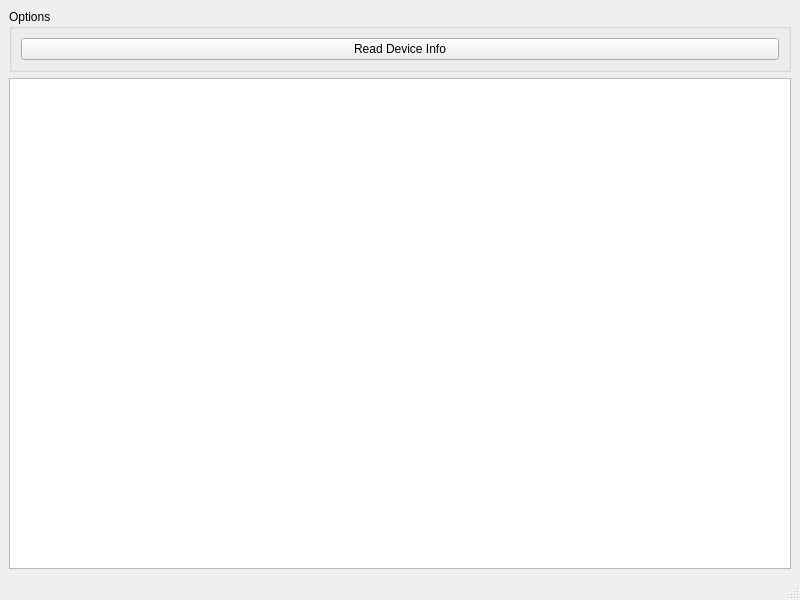
<?xml version="1.0" encoding="UTF-8"?>
<ui version="4.0">
 <class>MainWindow</class>
 <widget class="QMainWindow" name="MainWindow">
  <property name="geometry">
   <rect>
    <x>0</x>
    <y>0</y>
    <width>800</width>
    <height>600</height>
   </rect>
  </property>
  <property name="windowTitle">
   <string>IPHONE Reader Ver 1.0</string>
  </property>
  <property name="toolButtonStyle">
   <enum>Qt::ToolButtonFollowStyle</enum>
  </property>
  <property name="unifiedTitleAndToolBarOnMac">
   <bool>true</bool>
  </property>
  <widget class="QWidget" name="centralwidget">
   <layout class="QGridLayout" name="gridLayout">
    <item row="0" column="0">
     <widget class="QGroupBox" name="groupBox">
      <property name="title">
       <string>Options</string>
      </property>
      <layout class="QGridLayout" name="gridLayout_2">
       <item row="0" column="0">
        <widget class="QPushButton" name="bt_readdevice_info">
         <property name="text">
          <string>Read Device Info</string>
         </property>
        </widget>
       </item>
      </layout>
     </widget>
    </item>
    <item row="1" column="0">
     <widget class="QTextBrowser" name="textBrowser">
      <property name="readOnly">
       <bool>false</bool>
      </property>
      <property name="html">
       <string>&lt;!DOCTYPE HTML PUBLIC &quot;-//W3C//DTD HTML 4.0//EN&quot; &quot;http://www.w3.org/TR/REC-html40/strict.dtd&quot;&gt;
&lt;html&gt;&lt;head&gt;&lt;meta name=&quot;qrichtext&quot; content=&quot;1&quot; /&gt;&lt;style type=&quot;text/css&quot;&gt;
p, li { white-space: pre-wrap; }
&lt;/style&gt;&lt;/head&gt;&lt;body style=&quot; font-family:'MS Shell Dlg 2'; font-size:7.8pt; font-weight:400; font-style:normal;&quot;&gt;
&lt;p style=&quot;-qt-paragraph-type:empty; margin-top:0px; margin-bottom:0px; margin-left:0px; margin-right:0px; -qt-block-indent:0; text-indent:0px; font-family:'MS Shell Dlg 2';&quot;&gt;&lt;br /&gt;&lt;/p&gt;&lt;/body&gt;&lt;/html&gt;</string>
      </property>
     </widget>
    </item>
   </layout>
  </widget>
  <widget class="QMenuBar" name="menubar">
   <property name="geometry">
    <rect>
     <x>0</x>
     <y>0</y>
     <width>800</width>
     <height>26</height>
    </rect>
   </property>
  </widget>
  <widget class="QStatusBar" name="statusbar"/>
 </widget>
 <resources/>
 <connections/>
</ui>
